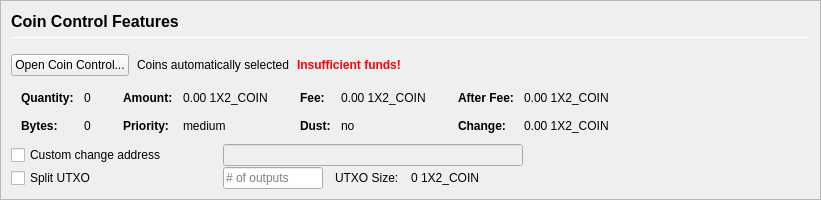
         <widget class="QFrame" name="frameCoinControl">
          <property name="sizePolicy">
           <sizepolicy hsizetype="Expanding" vsizetype="Expanding">
            <horstretch>0</horstretch>
            <verstretch>0</verstretch>
           </sizepolicy>
          </property>
          <property name="maximumSize">
           <size>
            <width>16777215</width>
            <height>16777215</height>
           </size>
          </property>
          <property name="frameShape">
           <enum>QFrame::StyledPanel</enum>
          </property>
          <property name="frameShadow">
           <enum>QFrame::Sunken</enum>
          </property>
          <layout class="QVBoxLayout" name="verticalLayoutCoinControl2">
           <property name="spacing">
            <number>0</number>
           </property>
           <property name="leftMargin">
            <number>0</number>
           </property>
           <property name="topMargin">
            <number>0</number>
           </property>
           <property name="rightMargin">
            <number>0</number>
           </property>
           <property name="bottomMargin">
            <number>0</number>
           </property>
           <item>
            <widget class="QFrame" name="frameCoinControl_BG">
             <layout class="QVBoxLayout" name="verticalLayoutCoinControl" stretch="0,0,0,0,0,0">
              <property name="spacing">
               <number>1</number>
              </property>
              <property name="leftMargin">
               <number>10</number>
              </property>
              <property name="topMargin">
               <number>10</number>
              </property>
              <item>
               <layout class="QHBoxLayout" name="horizontalLayoutCoinControl1">
                <property name="bottomMargin">
                 <number>15</number>
                </property>
                <item>
                 <layout class="QVBoxLayout" name="verticalLayout_3">
                  <property name="spacing">
                   <number>6</number>
                  </property>
                  <item>
                   <widget class="QLabel" name="labelCoinControlFeatures">
                    <property name="sizePolicy">
                     <sizepolicy hsizetype="Preferred" vsizetype="Maximum">
                      <horstretch>0</horstretch>
                      <verstretch>0</verstretch>
                     </sizepolicy>
                    </property>
                    <property name="minimumSize">
                     <size>
                      <width>0</width>
                      <height>20</height>
                     </size>
                    </property>
                    <property name="font">
                     <font>
                      <pointsize>12</pointsize>
                      <weight>75</weight>
                      <bold>true</bold>
                     </font>
                    </property>
                    <property name="styleSheet">
                     <string notr="true">font-weight:bold;</string>
                    </property>
                    <property name="text">
                     <string>Coin Control Features</string>
                    </property>
                   </widget>
                  </item>
                  <item>
                   <widget class="Line" name="line">
                    <property name="minimumSize">
                     <size>
                      <width>0</width>
                      <height>1</height>
                     </size>
                    </property>
                    <property name="maximumSize">
                     <size>
                      <width>16777215</width>
                      <height>1</height>
                     </size>
                    </property>
                    <property name="orientation">
                     <enum>Qt::Horizontal</enum>
                    </property>
                   </widget>
                  </item>
                 </layout>
                </item>
               </layout>
              </item>
              <item>
               <layout class="QHBoxLayout" name="horizontalLayoutCoinControl2" stretch="0,0,0,0">
                <property name="spacing">
                 <number>8</number>
                </property>
                <property name="bottomMargin">
                 <number>10</number>
                </property>
                <item>
                 <widget class="QPushButton" name="pushButtonCoinControl">
                  <property name="styleSheet">
                   <string notr="true"/>
                  </property>
                  <property name="text">
                   <string>Open Coin Control...</string>
                  </property>
                  <property name="autoDefault">
                   <bool>false</bool>
                  </property>
                 </widget>
                </item>
                <item>
                 <widget class="QLabel" name="labelCoinControlAutomaticallySelected">
                  <property name="text">
                   <string>Coins automatically selected</string>
                  </property>
                  <property name="margin">
                   <number>5</number>
                  </property>
                 </widget>
                </item>
                <item>
                 <widget class="QLabel" name="labelCoinControlInsuffFunds">
                  <property name="font">
                   <font>
                    <weight>75</weight>
                    <bold>true</bold>
                   </font>
                  </property>
                  <property name="styleSheet">
                   <string notr="true">color:red;font-weight:bold;</string>
                  </property>
                  <property name="text">
                   <string>Insufficient funds!</string>
                  </property>
                  <property name="margin">
                   <number>5</number>
                  </property>
                 </widget>
                </item>
                <item>
                 <spacer name="horizontalSpacerCoinControl">
                  <property name="orientation">
                   <enum>Qt::Horizontal</enum>
                  </property>
                  <property name="sizeHint" stdset="0">
                   <size>
                    <width>40</width>
                    <height>1</height>
                   </size>
                  </property>
                 </spacer>
                </item>
               </layout>
              </item>
              <item>
               <widget class="QWidget" name="widgetCoinControl" native="true">
                <property name="sizePolicy">
                 <sizepolicy hsizetype="Preferred" vsizetype="Preferred">
                  <horstretch>0</horstretch>
                  <verstretch>0</verstretch>
                 </sizepolicy>
                </property>
                <property name="minimumSize">
                 <size>
                  <width>0</width>
                  <height>0</height>
                 </size>
                </property>
                <property name="styleSheet">
                 <string notr="true"/>
                </property>
                <layout class="QHBoxLayout" name="horizontalLayoutCoinControl5">
                 <property name="leftMargin">
                  <number>0</number>
                 </property>
                 <property name="topMargin">
                  <number>0</number>
                 </property>
                 <property name="rightMargin">
                  <number>0</number>
                 </property>
                 <property name="bottomMargin">
                  <number>0</number>
                 </property>
                 <item>
                  <layout class="QHBoxLayout" name="horizontalLayoutCoinControl3" stretch="0,0,0,1">
                   <property name="spacing">
                    <number>20</number>
                   </property>
                   <property name="topMargin">
                    <number>0</number>
                   </property>
                   <property name="bottomMargin">
                    <number>10</number>
                   </property>
                   <item>
                    <layout class="QFormLayout" name="formLayoutCoinControl1">
                     <property name="horizontalSpacing">
                      <number>10</number>
                     </property>
                     <property name="verticalSpacing">
                      <number>14</number>
                     </property>
                     <property name="leftMargin">
                      <number>10</number>
                     </property>
                     <property name="topMargin">
                      <number>4</number>
                     </property>
                     <property name="rightMargin">
                      <number>6</number>
                     </property>
                     <item row="0" column="0">
                      <widget class="QLabel" name="labelCoinControlQuantityText">
                       <property name="font">
                        <font>
                         <weight>75</weight>
                         <bold>true</bold>
                        </font>
                       </property>
                       <property name="text">
                        <string>Quantity:</string>
                       </property>
                       <property name="margin">
                        <number>0</number>
                       </property>
                      </widget>
                     </item>
                     <item row="0" column="1">
                      <widget class="QLabel" name="labelCoinControlQuantity">
                       <property name="cursor">
                        <cursorShape>IBeamCursor</cursorShape>
                       </property>
                       <property name="contextMenuPolicy">
                        <enum>Qt::ActionsContextMenu</enum>
                       </property>
                       <property name="text">
                        <string notr="true">0</string>
                       </property>
                       <property name="margin">
                        <number>0</number>
                       </property>
                       <property name="textInteractionFlags">
                        <set>Qt::LinksAccessibleByMouse|Qt::TextSelectableByKeyboard|Qt::TextSelectableByMouse</set>
                       </property>
                      </widget>
                     </item>
                     <item row="1" column="0">
                      <widget class="QLabel" name="labelCoinControlBytesText">
                       <property name="font">
                        <font>
                         <weight>75</weight>
                         <bold>true</bold>
                        </font>
                       </property>
                       <property name="text">
                        <string>Bytes:</string>
                       </property>
                      </widget>
                     </item>
                     <item row="1" column="1">
                      <widget class="QLabel" name="labelCoinControlBytes">
                       <property name="cursor">
                        <cursorShape>IBeamCursor</cursorShape>
                       </property>
                       <property name="contextMenuPolicy">
                        <enum>Qt::ActionsContextMenu</enum>
                       </property>
                       <property name="text">
                        <string notr="true">0</string>
                       </property>
                       <property name="textInteractionFlags">
                        <set>Qt::LinksAccessibleByMouse|Qt::TextSelectableByKeyboard|Qt::TextSelectableByMouse</set>
                       </property>
                      </widget>
                     </item>
                    </layout>
                   </item>
                   <item>
                    <layout class="QFormLayout" name="formLayoutCoinControl2">
                     <property name="horizontalSpacing">
                      <number>10</number>
                     </property>
                     <property name="verticalSpacing">
                      <number>14</number>
                     </property>
                     <property name="leftMargin">
                      <number>6</number>
                     </property>
                     <property name="topMargin">
                      <number>4</number>
                     </property>
                     <property name="rightMargin">
                      <number>6</number>
                     </property>
                     <item row="0" column="0">
                      <widget class="QLabel" name="labelCoinControlAmountText">
                       <property name="font">
                        <font>
                         <weight>75</weight>
                         <bold>true</bold>
                        </font>
                       </property>
                       <property name="text">
                        <string>Amount:</string>
                       </property>
                       <property name="margin">
                        <number>0</number>
                       </property>
                      </widget>
                     </item>
                     <item row="0" column="1">
                      <widget class="QLabel" name="labelCoinControlAmount">
                       <property name="cursor">
                        <cursorShape>IBeamCursor</cursorShape>
                       </property>
                       <property name="contextMenuPolicy">
                        <enum>Qt::ActionsContextMenu</enum>
                       </property>
                       <property name="text">
                        <string notr="true">0.00 1X2_COIN</string>
                       </property>
                       <property name="textInteractionFlags">
                        <set>Qt::LinksAccessibleByMouse|Qt::TextSelectableByKeyboard|Qt::TextSelectableByMouse</set>
                       </property>
                      </widget>
                     </item>
                     <item row="1" column="0">
                      <widget class="QLabel" name="labelCoinControlPriorityText">
                       <property name="font">
                        <font>
                         <weight>75</weight>
                         <bold>true</bold>
                        </font>
                       </property>
                       <property name="text">
                        <string>Priority:</string>
                       </property>
                      </widget>
                     </item>
                     <item row="1" column="1">
                      <widget class="QLabel" name="labelCoinControlPriority">
                       <property name="cursor">
                        <cursorShape>IBeamCursor</cursorShape>
                       </property>
                       <property name="contextMenuPolicy">
                        <enum>Qt::ActionsContextMenu</enum>
                       </property>
                       <property name="text">
                        <string>medium</string>
                       </property>
                       <property name="textInteractionFlags">
                        <set>Qt::LinksAccessibleByMouse|Qt::TextSelectableByKeyboard|Qt::TextSelectableByMouse</set>
                       </property>
                      </widget>
                     </item>
                    </layout>
                   </item>
                   <item>
                    <layout class="QFormLayout" name="formLayoutCoinControl3">
                     <property name="horizontalSpacing">
                      <number>10</number>
                     </property>
                     <property name="verticalSpacing">
                      <number>14</number>
                     </property>
                     <property name="leftMargin">
                      <number>6</number>
                     </property>
                     <property name="topMargin">
                      <number>4</number>
                     </property>
                     <property name="rightMargin">
                      <number>6</number>
                     </property>
                     <item row="0" column="0">
                      <widget class="QLabel" name="labelCoinControlFeeText">
                       <property name="font">
                        <font>
                         <weight>75</weight>
                         <bold>true</bold>
                        </font>
                       </property>
                       <property name="text">
                        <string>Fee:</string>
                       </property>
                       <property name="margin">
                        <number>0</number>
                       </property>
                      </widget>
                     </item>
                     <item row="0" column="1">
                      <widget class="QLabel" name="labelCoinControlFee">
                       <property name="cursor">
                        <cursorShape>IBeamCursor</cursorShape>
                       </property>
                       <property name="contextMenuPolicy">
                        <enum>Qt::ActionsContextMenu</enum>
                       </property>
                       <property name="text">
                        <string notr="true">0.00 1X2_COIN</string>
                       </property>
                       <property name="textInteractionFlags">
                        <set>Qt::LinksAccessibleByMouse|Qt::TextSelectableByKeyboard|Qt::TextSelectableByMouse</set>
                       </property>
                      </widget>
                     </item>
                     <item row="1" column="0">
                      <widget class="QLabel" name="labelCoinControlLowOutputText">
                       <property name="font">
                        <font>
                         <weight>75</weight>
                         <bold>true</bold>
                        </font>
                       </property>
                       <property name="text">
                        <string>Dust:</string>
                       </property>
                      </widget>
                     </item>
                     <item row="1" column="1">
                      <widget class="QLabel" name="labelCoinControlLowOutput">
                       <property name="cursor">
                        <cursorShape>IBeamCursor</cursorShape>
                       </property>
                       <property name="contextMenuPolicy">
                        <enum>Qt::ActionsContextMenu</enum>
                       </property>
                       <property name="text">
                        <string>no</string>
                       </property>
                       <property name="textInteractionFlags">
                        <set>Qt::LinksAccessibleByMouse|Qt::TextSelectableByKeyboard|Qt::TextSelectableByMouse</set>
                       </property>
                      </widget>
                     </item>
                    </layout>
                   </item>
                   <item>
                    <layout class="QFormLayout" name="formLayoutCoinControl4">
                     <property name="horizontalSpacing">
                      <number>10</number>
                     </property>
                     <property name="verticalSpacing">
                      <number>14</number>
                     </property>
                     <property name="leftMargin">
                      <number>6</number>
                     </property>
                     <property name="topMargin">
                      <number>4</number>
                     </property>
                     <property name="rightMargin">
                      <number>6</number>
                     </property>
                     <item row="0" column="0">
                      <widget class="QLabel" name="labelCoinControlAfterFeeText">
                       <property name="font">
                        <font>
                         <weight>75</weight>
                         <bold>true</bold>
                        </font>
                       </property>
                       <property name="text">
                        <string>After Fee:</string>
                       </property>
                       <property name="margin">
                        <number>0</number>
                       </property>
                      </widget>
                     </item>
                     <item row="0" column="1">
                      <widget class="QLabel" name="labelCoinControlAfterFee">
                       <property name="cursor">
                        <cursorShape>IBeamCursor</cursorShape>
                       </property>
                       <property name="contextMenuPolicy">
                        <enum>Qt::ActionsContextMenu</enum>
                       </property>
                       <property name="text">
                        <string notr="true">0.00 1X2_COIN</string>
                       </property>
                       <property name="textInteractionFlags">
                        <set>Qt::LinksAccessibleByMouse|Qt::TextSelectableByKeyboard|Qt::TextSelectableByMouse</set>
                       </property>
                      </widget>
                     </item>
                     <item row="1" column="0">
                      <widget class="QLabel" name="labelCoinControlChangeText">
                       <property name="font">
                        <font>
                         <weight>75</weight>
                         <bold>true</bold>
                        </font>
                       </property>
                       <property name="text">
                        <string>Change:</string>
                       </property>
                      </widget>
                     </item>
                     <item row="1" column="1">
                      <widget class="QLabel" name="labelCoinControlChange">
                       <property name="cursor">
                        <cursorShape>IBeamCursor</cursorShape>
                       </property>
                       <property name="contextMenuPolicy">
                        <enum>Qt::ActionsContextMenu</enum>
                       </property>
                       <property name="text">
                        <string notr="true">0.00 1X2_COIN</string>
                       </property>
                       <property name="textInteractionFlags">
                        <set>Qt::LinksAccessibleByMouse|Qt::TextSelectableByKeyboard|Qt::TextSelectableByMouse</set>
                       </property>
                      </widget>
                     </item>
                    </layout>
                   </item>
                  </layout>
                 </item>
                </layout>
               </widget>
              </item>
              <item>
               <layout class="QHBoxLayout" name="horizontalLayoutCoinControl4">
                <property name="spacing">
                 <number>12</number>
                </property>
                <property name="sizeConstraint">
                 <enum>QLayout::SetDefaultConstraint</enum>
                </property>
                <property name="topMargin">
                 <number>0</number>
                </property>
                <property name="rightMargin">
                 <number>0</number>
                </property>
                <item>
                 <widget class="QCheckBox" name="checkBoxCoinControlChange">
                  <property name="sizePolicy">
                   <sizepolicy hsizetype="Preferred" vsizetype="Preferred">
                    <horstretch>0</horstretch>
                    <verstretch>0</verstretch>
                   </sizepolicy>
                  </property>
                  <property name="minimumSize">
                   <size>
                    <width>200</width>
                    <height>0</height>
                   </size>
                  </property>
                  <property name="maximumSize">
                   <size>
                    <width>200</width>
                    <height>16777215</height>
                   </size>
                  </property>
                  <property name="toolTip">
                   <string>If this is activated, but the change address is empty or invalid, change will be sent to a newly generated address.</string>
                  </property>
                  <property name="text">
                   <string>Custom change address</string>
                  </property>
                 </widget>
                </item>
                <item>
                 <widget class="QValidatedLineEdit" name="lineEditCoinControlChange">
                  <property name="enabled">
                   <bool>false</bool>
                  </property>
                  <property name="sizePolicy">
                   <sizepolicy hsizetype="Preferred" vsizetype="Preferred">
                    <horstretch>0</horstretch>
                    <verstretch>0</verstretch>
                   </sizepolicy>
                  </property>
                  <property name="minimumSize">
                   <size>
                    <width>300</width>
                    <height>0</height>
                   </size>
                  </property>
                 </widget>
                </item>
                <item>
                 <widget class="QLabel" name="labelCoinControlChangeLabel">
                  <property name="sizePolicy">
                   <sizepolicy hsizetype="Preferred" vsizetype="Preferred">
                    <horstretch>0</horstretch>
                    <verstretch>0</verstretch>
                   </sizepolicy>
                  </property>
                  <property name="minimumSize">
                   <size>
                    <width>100</width>
                    <height>0</height>
                   </size>
                  </property>
                  <property name="text">
                   <string/>
                  </property>
                  <property name="margin">
                   <number>3</number>
                  </property>
                 </widget>
                </item>
               </layout>
              </item>
              <item>
               <layout class="QHBoxLayout" name="horizontalLayoutCoinControl6">
                <property name="spacing">
                 <number>12</number>
                </property>
                <property name="rightMargin">
                 <number>0</number>
                </property>
                <item>
                 <widget class="QCheckBox" name="splitBlockCheckBox">
                  <property name="sizePolicy">
                   <sizepolicy hsizetype="Preferred" vsizetype="Preferred">
                    <horstretch>0</horstretch>
                    <verstretch>0</verstretch>
                   </sizepolicy>
                  </property>
                  <property name="minimumSize">
                   <size>
                    <width>200</width>
                    <height>0</height>
                   </size>
                  </property>
                  <property name="maximumSize">
                   <size>
                    <width>200</width>
                    <height>16777215</height>
                   </size>
                  </property>
                  <property name="text">
                   <string>Split UTXO</string>
                  </property>
                 </widget>
                </item>
                <item>
                 <widget class="QLineEdit" name="splitBlockLineEdit">
                  <property name="sizePolicy">
                   <sizepolicy hsizetype="Preferred" vsizetype="Preferred">
                    <horstretch>50</horstretch>
                    <verstretch>0</verstretch>
                   </sizepolicy>
                  </property>
                  <property name="minimumSize">
                   <size>
                    <width>100</width>
                    <height>0</height>
                   </size>
                  </property>
                  <property name="maximumSize">
                   <size>
                    <width>100</width>
                    <height>16777215</height>
                   </size>
                  </property>
                  <property name="placeholderText">
                   <string># of outputs</string>
                  </property>
                 </widget>
                </item>
                <item>
                 <widget class="QLabel" name="labelBlockSizeText">
                  <property name="text">
                   <string>UTXO Size:</string>
                  </property>
                 </widget>
                </item>
                <item>
                 <widget class="QLabel" name="labelBlockSize">
                  <property name="text">
                   <string>0 1X2_COIN</string>
                  </property>
                 </widget>
                </item>
                <item>
                 <spacer name="horizontalSpacer_7">
                  <property name="orientation">
                   <enum>Qt::Horizontal</enum>
                  </property>
                  <property name="sizeHint" stdset="0">
                   <size>
                    <width>40</width>
                    <height>20</height>
                   </size>
                  </property>
                 </spacer>
                </item>
               </layout>
              </item>
              <item>
               <spacer name="verticalSpacerCoinControl">
                <property name="orientation">
                 <enum>Qt::Vertical</enum>
                </property>
                <property name="sizeHint" stdset="0">
                 <size>
                  <width>800</width>
                  <height>1</height>
                 </size>
                </property>
               </spacer>
              </item>
             </layout>
            </widget>
           </item>
          </layout>
         </widget>
